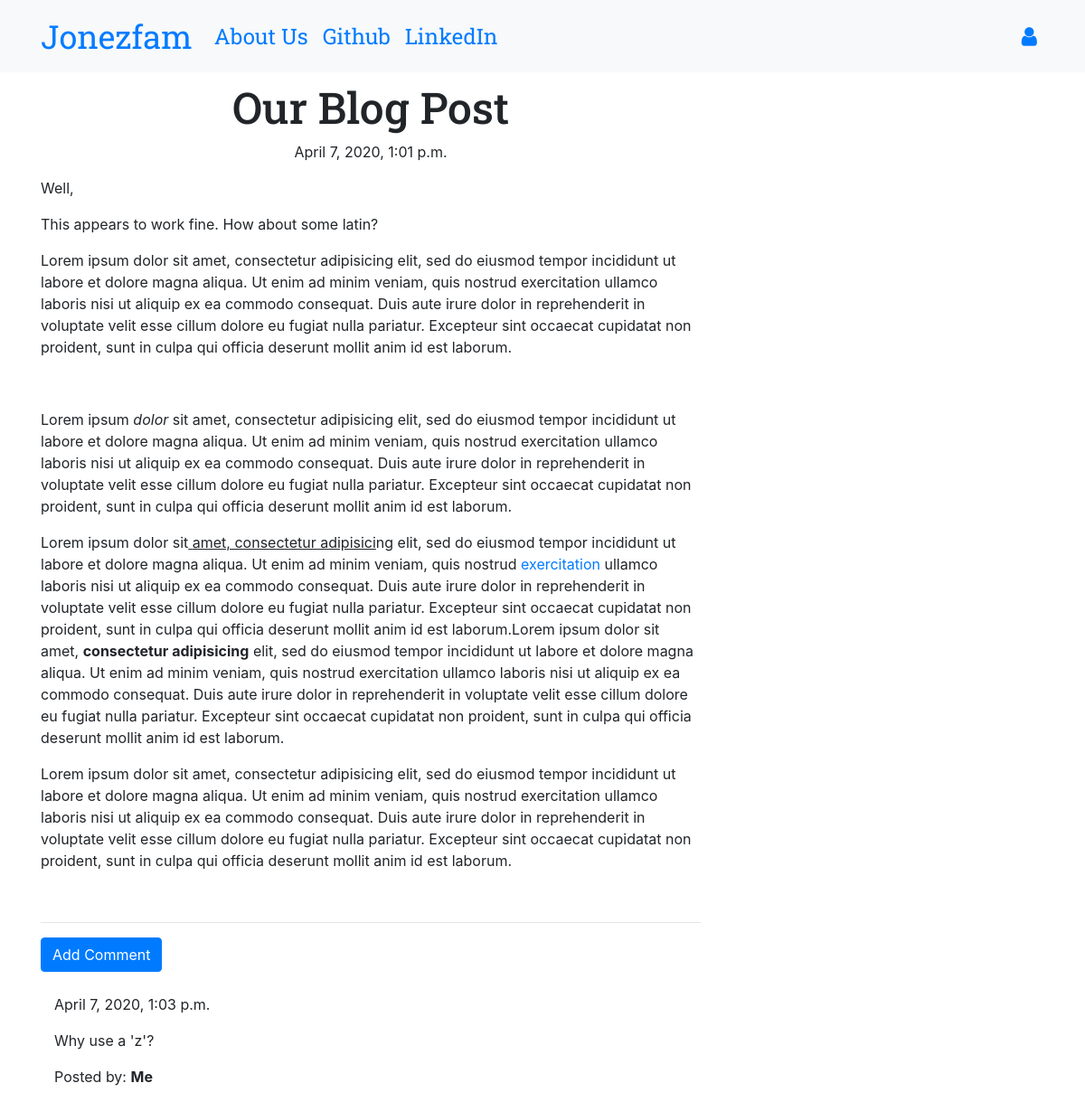
Screenshot of /post/2 with the database file from the repository.
### blog/models.py (models this page shows, shortened)
class Post(models.Model):
    author = models.ForeignKey('auth.User', on_delete=models.CASCADE)
    title = models.CharField(max_length=256)
    text = models.TextField()
    created_date = models.DateTimeField(default=timezone.now)
    published_date = models.DateTimeField(blank=True, null=True)

class Comment(models.Model):
    post = models.ForeignKey('blog.Post',related_name='comments', on_delete=models.CASCADE)
    author = models. CharField(max_length=256)
    text = models.TextField()
    created_date = models.DateTimeField(default=timezone.now)
    approved_comment = models.BooleanField(default=False)

### blog/views.py (the view)
# urls.py: path('post/<int:pk>', views.PostDetailView.as_view(), name='post_detail'),
class PostDetailView(DetailView):
    model = Post

### blog/templates/blog/post_detail.html (shortened to what this page needs)
{% extends 'blog/base.html'%}
{% block content %}
    <h1 class='posttitle loader'>{{ post.title }}</h1>
    {% if post.published_date %}
      <div class="date postdate">
        {{post.published_date }}
      </div>
    {% else %}
      <a class="btn btn-outline-dark" href="{% url 'post_publish' pk=post.pk %}">Publish</a>
    {% endif %}
    <p class="postcontent">{{ post.text|safe|linebreaksbr}}</p>
<hr>
<a class=" btn btn-primary btn-comment" href="{% url 'add_comment_to_post' pk=post.pk%}">Add Comment</a>
<div class="container">
  {% for comment in post.comments.all %}
  <br>
      {% if user.is_authenticated or comment.approved_comment %}
          {{ comment.created_date }}
          <p>{{comment.text|safe|linebreaks}}</p>
          <p>Posted by: <strong>{{comment.author}}</strong></p>
      {% endif %}
  {% empty%}
        <p>No Comments Yet</p>
  {% endfor %}
</div>
{% endblock %}

### blog/templates/blog/base.html (shortened to what this page needs)
<!DOCTYPE html>
{% load static %}
<html lang="en" dir="ltr">
  <head>
    <link rel="stylesheet" href="https://stackpath.bootstrapcdn.com/bootstrap/4.1.3/css/bootstrap.min.css"
>
  <link href="https://maxcdn.bootstrapcdn.com/font-awesome/4.7.0/css/font-awesome.min.css" rel="stylesheet">
  <link rel="stylesheet" href="//cdn.jsdelivr.net/medium-editor/latest/css/medium-editor.min.css" type="text/css" media="screen" charset="utf-8">
  <link rel="stylesheet" href="{% static 'css/blog.css'%}">
  </head>
  <body>
    <nav class="navbar navbar-expand-lg bg-light techfont">
      <div class="container">
        <div class="navbar-nav align-items-center">
          <a class="navbar-brand bigbrand" href="{% url 'post_list' %}">Jonezfam</a>
          <a class="nav-item nav-link" href="{% url 'about'%}">About Us</a>
          <a class="nav-item nav-link" href="https://www.github.com">Github</a>
          <a class="nav-item nav-link" href="https://www.linkedin.com">LinkedIn</a>
        </div>
        <div class="navbar-nav align-items-center ml-auto">
          {% if user.is_authenticated %}
            <a class="nav-item nav-link" href="{% url 'post_new'%}">New Post</a>
            <a class="nav-item nav-link" href="{% url 'post_draft_list'%}">Drafts</a>
            <a class="nav-item nav-link" href="{% url 'logout'%}">Log out</a>
            <a>Welcome: {{user.username}}</a>
          {% else %}
            <a class="nav-item nav-link" href="{% url 'login'%}" aria-label='Login'>
            <span class="fa fa-user" aria-hidden='true'></span>
            </a>
          {% endif %}
        </div>
      </div>
    </nav>
    <div class="content container">
      <div class="row">
        <div class="col-md-8">
          <div class="blog_posts">
            {% block content %}
            {% endblock %}
          </div>
        </div>
      </div>
    </div>
  </body>
</html>

### blog/static/css/blog.css (style rules this page uses)
.techfont { font-family: 'Roboto Slab'; font-size: 1.5em; margin-bottom: 10px; }
.bigbrand { font-size: 1.5em; }
.postdate { text-align: center; }
.posttitle { font-family: 'Roboto Slab'; font-size: 3em; text-align: center; }
.postcontent { font-family: 'Roboto Slab'; font-size: 1.5em; }
.loader { filter:hue-rotate(0deg); color: linear-gradient(45deg,#0f8,#08f); animation:hue 5000ms infinite linear; }

### rows the page displays
Post: title "Our Blog Post", published_date "April 7, 2020, 1:01 p.m.", text "Well, This appears to work fine. How about some latin? Lorem ipsum dolor sit amet, consectetur adipisicing elit, sed do eiusmod tempor incididunt ut labore et dolore magna aliqua. Ut enim ad minim veniam, quis nostrud exercitation ullamco laboris nisi ut aliquip ex ea commodo consequat. Duis aute irure dolor in reprehenderit in voluptate velit esse cillum dolore eu fugiat nulla pariatur. Excepteur sint occaecat cupidatat non proident, sunt in culpa qui officia deserunt mollit anim id est laborum. Lorem ipsum dolor sit amet, consectetur adipisicing elit, sed do eiusmod tempor incididunt ut labore et dolore magna aliqua. Ut enim ad minim veniam, quis nostrud exercitation ullamco laboris nisi…"
Comment: created_date "April 7, 2020, 1:03 p.m.", text "Why use a 'z'?", author "Me"
